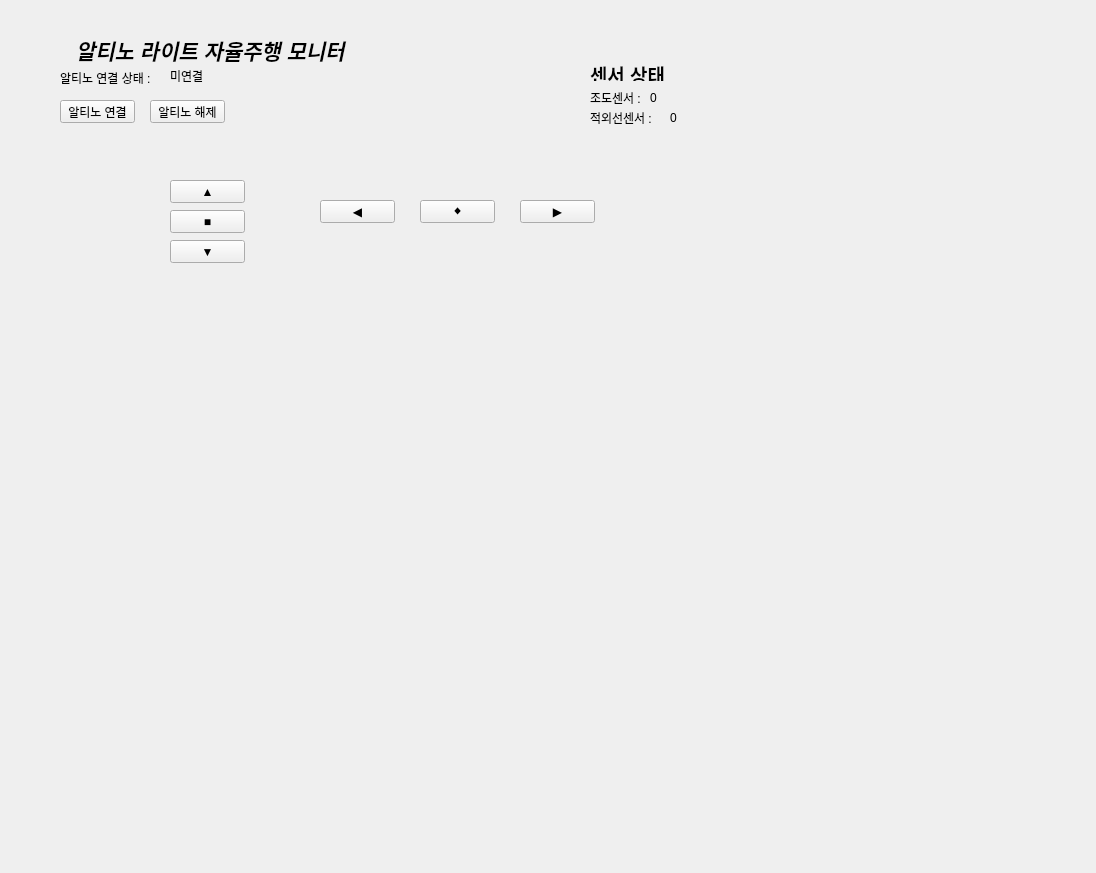
<?xml version="1.0" encoding="UTF-8"?>
<ui version="4.0">
 <class>Form</class>
 <widget class="QWidget" name="Form">
  <property name="geometry">
   <rect>
    <x>0</x>
    <y>0</y>
    <width>1096</width>
    <height>873</height>
   </rect>
  </property>
  <property name="windowTitle">
   <string>Form</string>
  </property>
  <widget class="QLabel" name="label">
   <property name="geometry">
    <rect>
     <x>20</x>
     <y>20</y>
     <width>381</width>
     <height>61</height>
    </rect>
   </property>
   <property name="text">
    <string>&lt;html&gt;&lt;head/&gt;&lt;body&gt;&lt;p align=&quot;center&quot;&gt;&lt;span style=&quot; font-size:16pt; font-weight:600; font-style:italic;&quot;&gt;알티노 라이트 자율주행 모니터&lt;/span&gt;&lt;/p&gt;&lt;/body&gt;&lt;/html&gt;</string>
   </property>
  </widget>
  <widget class="QLabel" name="label_2">
   <property name="geometry">
    <rect>
     <x>60</x>
     <y>70</y>
     <width>101</width>
     <height>16</height>
    </rect>
   </property>
   <property name="text">
    <string>알티노 연결 상태 : </string>
   </property>
  </widget>
  <widget class="QLabel" name="txtAltinoStatus">
   <property name="geometry">
    <rect>
     <x>170</x>
     <y>70</y>
     <width>56</width>
     <height>12</height>
    </rect>
   </property>
   <property name="text">
    <string>미연결</string>
   </property>
  </widget>
  <widget class="QPushButton" name="btnConnectAltino">
   <property name="geometry">
    <rect>
     <x>60</x>
     <y>100</y>
     <width>75</width>
     <height>23</height>
    </rect>
   </property>
   <property name="text">
    <string>알티노 연결</string>
   </property>
  </widget>
  <widget class="QPushButton" name="btnDisconnectAltino">
   <property name="geometry">
    <rect>
     <x>150</x>
     <y>100</y>
     <width>75</width>
     <height>23</height>
    </rect>
   </property>
   <property name="text">
    <string>알티노 해제</string>
   </property>
  </widget>
  <widget class="QLabel" name="label_4">
   <property name="geometry">
    <rect>
     <x>590</x>
     <y>60</y>
     <width>91</width>
     <height>21</height>
    </rect>
   </property>
   <property name="text">
    <string>&lt;html&gt;&lt;head/&gt;&lt;body&gt;&lt;p&gt;&lt;span style=&quot; font-size:14pt; font-weight:600;&quot;&gt;센서 상태&lt;/span&gt;&lt;/p&gt;&lt;/body&gt;&lt;/html&gt;</string>
   </property>
  </widget>
  <widget class="QLabel" name="label_5">
   <property name="geometry">
    <rect>
     <x>590</x>
     <y>90</y>
     <width>61</width>
     <height>16</height>
    </rect>
   </property>
   <property name="text">
    <string>조도센서 : </string>
   </property>
  </widget>
  <widget class="QLabel" name="label_6">
   <property name="geometry">
    <rect>
     <x>590</x>
     <y>110</y>
     <width>71</width>
     <height>16</height>
    </rect>
   </property>
   <property name="text">
    <string>적외선센서 : </string>
   </property>
  </widget>
  <widget class="QPushButton" name="altinoGo">
   <property name="geometry">
    <rect>
     <x>170</x>
     <y>180</y>
     <width>75</width>
     <height>23</height>
    </rect>
   </property>
   <property name="text">
    <string>▲</string>
   </property>
  </widget>
  <widget class="QPushButton" name="altinoRight">
   <property name="geometry">
    <rect>
     <x>520</x>
     <y>200</y>
     <width>75</width>
     <height>23</height>
    </rect>
   </property>
   <property name="text">
    <string>▶</string>
   </property>
  </widget>
  <widget class="QPushButton" name="altinoBack">
   <property name="geometry">
    <rect>
     <x>170</x>
     <y>240</y>
     <width>75</width>
     <height>23</height>
    </rect>
   </property>
   <property name="text">
    <string>▼</string>
   </property>
  </widget>
  <widget class="QPushButton" name="altinoLeft">
   <property name="geometry">
    <rect>
     <x>320</x>
     <y>200</y>
     <width>75</width>
     <height>23</height>
    </rect>
   </property>
   <property name="text">
    <string>◀</string>
   </property>
  </widget>
  <widget class="QPushButton" name="altinoStop">
   <property name="geometry">
    <rect>
     <x>170</x>
     <y>210</y>
     <width>75</width>
     <height>23</height>
    </rect>
   </property>
   <property name="text">
    <string>■</string>
   </property>
  </widget>
  <widget class="QPushButton" name="altinoSteeringNone">
   <property name="geometry">
    <rect>
     <x>420</x>
     <y>200</y>
     <width>75</width>
     <height>23</height>
    </rect>
   </property>
   <property name="text">
    <string>◆</string>
   </property>
  </widget>
  <widget class="QLabel" name="lightSensor">
   <property name="geometry">
    <rect>
     <x>650</x>
     <y>90</y>
     <width>181</width>
     <height>16</height>
    </rect>
   </property>
   <property name="text">
    <string>0</string>
   </property>
  </widget>
  <widget class="QLabel" name="irSensor">
   <property name="geometry">
    <rect>
     <x>670</x>
     <y>110</y>
     <width>181</width>
     <height>16</height>
    </rect>
   </property>
   <property name="text">
    <string>0</string>
   </property>
  </widget>
 </widget>
 <resources/>
 <connections/>
</ui>
